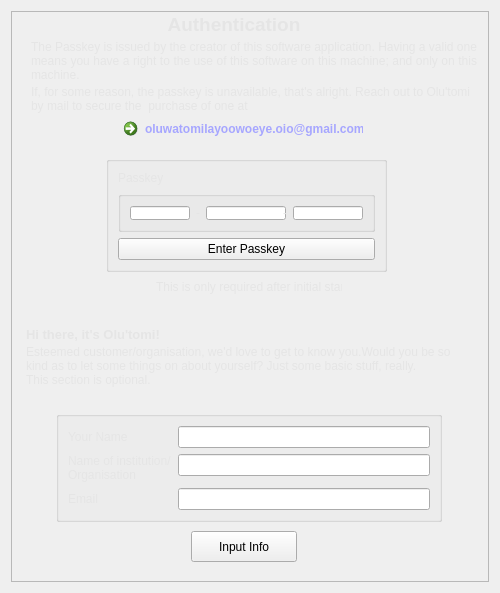
<?xml version="1.0" encoding="UTF-8"?>
<ui version="4.0">
 <class>Form</class>
 <widget class="QWidget" name="Form">
  <property name="geometry">
   <rect>
    <x>0</x>
    <y>0</y>
    <width>500</width>
    <height>593</height>
   </rect>
  </property>
  <property name="minimumSize">
   <size>
    <width>500</width>
    <height>593</height>
   </size>
  </property>
  <property name="maximumSize">
   <size>
    <width>500</width>
    <height>593</height>
   </size>
  </property>
  <property name="windowTitle">
   <string>Form</string>
  </property>
  <property name="styleSheet">
   <string notr="true">QWidget[objectName=&quot;Form&quot;]{
	background:qlineargradient(spread:pad, x1:0.038, y1:0.188, x2:0.968, y2:0.938, stop:0.0180822 rgba(0, 0, 0, 255), stop:0.0763469 rgba(174, 87, 0, 255), stop:0.167614 rgba(0, 0, 0, 255), stop:0.420455 rgba(0, 0, 0, 255), stop:0.670455 rgba(0, 0, 0, 255), stop:0.906246 rgba(0, 0, 0, 255), stop:0.946788 rgba(174, 87, 0, 255), stop:0.988636 rgba(0, 0, 0, 255));
}

QLabel{
	color:#e5e5e5;
}</string>
  </property>
  <layout class="QHBoxLayout" name="horizontalLayout">
   <item>
    <widget class="QFrame" name="main_frame">
     <property name="frameShape">
      <enum>QFrame::StyledPanel</enum>
     </property>
     <property name="frameShadow">
      <enum>QFrame::Raised</enum>
     </property>
     <widget class="QLabel" name="label">
      <property name="geometry">
       <rect>
        <x>130</x>
        <y>-5</y>
        <width>186</width>
        <height>36</height>
       </rect>
      </property>
      <property name="font">
       <font>
        <pointsize>14</pointsize>
        <weight>75</weight>
        <bold>true</bold>
       </font>
      </property>
      <property name="text">
       <string>Authentication</string>
      </property>
      <property name="alignment">
       <set>Qt::AlignCenter</set>
      </property>
     </widget>
     <widget class="QLabel" name="label_2">
      <property name="geometry">
       <rect>
        <x>145</x>
        <y>260</y>
        <width>186</width>
        <height>31</height>
       </rect>
      </property>
      <property name="text">
       <string>This is only required after initial startup</string>
      </property>
     </widget>
     <widget class="QLabel" name="label_8">
      <property name="geometry">
       <rect>
        <x>15</x>
        <y>330</y>
        <width>446</width>
        <height>51</height>
       </rect>
      </property>
      <property name="text">
       <string>&lt;html&gt;&lt;head/&gt;&lt;body&gt;&lt;p&gt;Esteemed customer/organisation, we'd love to get to know you.Would you be so kind as to let some things on about yourself? Just some basic stuff, really.&lt;br/&gt;This section is optional.&lt;/p&gt;&lt;/body&gt;&lt;/html&gt;</string>
      </property>
      <property name="wordWrap">
       <bool>true</bool>
      </property>
     </widget>
     <widget class="QGroupBox" name="groupBox_2">
      <property name="geometry">
       <rect>
        <x>95</x>
        <y>145</y>
        <width>281</width>
        <height>116</height>
       </rect>
      </property>
      <property name="title">
       <string/>
      </property>
      <layout class="QVBoxLayout" name="verticalLayout">
       <item>
        <widget class="QLabel" name="label_3">
         <property name="text">
          <string>Passkey</string>
         </property>
        </widget>
       </item>
       <item>
        <widget class="QGroupBox" name="groupBox">
         <property name="title">
          <string/>
         </property>
         <layout class="QHBoxLayout" name="horizontalLayout_2">
          <item>
           <widget class="QLineEdit" name="lineEdit">
            <property name="minimumSize">
             <size>
              <width>60</width>
              <height>0</height>
             </size>
            </property>
            <property name="maximumSize">
             <size>
              <width>60</width>
              <height>16777215</height>
             </size>
            </property>
            <property name="text">
             <string/>
            </property>
            <property name="maxLength">
             <number>4</number>
            </property>
           </widget>
          </item>
          <item>
           <widget class="QLabel" name="label_5">
            <property name="text">
             <string>-</string>
            </property>
            <property name="alignment">
             <set>Qt::AlignCenter</set>
            </property>
           </widget>
          </item>
          <item>
           <widget class="QLineEdit" name="lineEdit_2">
            <property name="minimumSize">
             <size>
              <width>80</width>
              <height>0</height>
             </size>
            </property>
            <property name="maximumSize">
             <size>
              <width>160</width>
              <height>16777215</height>
             </size>
            </property>
            <property name="maxLength">
             <number>8</number>
            </property>
            <property name="frame">
             <bool>true</bool>
            </property>
            <property name="alignment">
             <set>Qt::AlignCenter</set>
            </property>
           </widget>
          </item>
          <item>
           <widget class="QLabel" name="label_6">
            <property name="text">
             <string>-</string>
            </property>
            <property name="alignment">
             <set>Qt::AlignCenter</set>
            </property>
           </widget>
          </item>
          <item>
           <widget class="QLineEdit" name="lineEdit_3">
            <property name="minimumSize">
             <size>
              <width>70</width>
              <height>0</height>
             </size>
            </property>
            <property name="maximumSize">
             <size>
              <width>70</width>
              <height>16777215</height>
             </size>
            </property>
            <property name="maxLength">
             <number>5</number>
            </property>
           </widget>
          </item>
         </layout>
        </widget>
       </item>
       <item>
        <widget class="QPushButton" name="pushButton">
         <property name="text">
          <string>Enter Passkey</string>
         </property>
        </widget>
       </item>
      </layout>
     </widget>
     <widget class="QLabel" name="label_7">
      <property name="geometry">
       <rect>
        <x>20</x>
        <y>65</y>
        <width>446</width>
        <height>46</height>
       </rect>
      </property>
      <property name="text">
       <string>If, for some reason, the passkey is unavailable, that's alright. Reach out to Olu'tomi by mail to secure the  purchase of one at </string>
      </property>
      <property name="wordWrap">
       <bool>true</bool>
      </property>
     </widget>
     <widget class="QLabel" name="label_9">
      <property name="geometry">
       <rect>
        <x>15</x>
        <y>315</y>
        <width>146</width>
        <height>16</height>
       </rect>
      </property>
      <property name="font">
       <font>
        <pointsize>10</pointsize>
        <weight>75</weight>
        <bold>true</bold>
       </font>
      </property>
      <property name="text">
       <string>Hi there, it's Olu'tomi!</string>
      </property>
     </widget>
     <widget class="QLabel" name="label_4">
      <property name="geometry">
       <rect>
        <x>20</x>
        <y>25</y>
        <width>446</width>
        <height>51</height>
       </rect>
      </property>
      <property name="text">
       <string>&lt;html&gt;&lt;head/&gt;&lt;body&gt;&lt;p align=&quot;justify&quot;&gt;The Passkey is issued by the creator of this software application. Having a valid one means you have a right to the use of this software on this machine; and only on this machine.&lt;/p&gt;&lt;/body&gt;&lt;/html&gt;</string>
      </property>
      <property name="wordWrap">
       <bool>true</bool>
      </property>
     </widget>
     <widget class="QCommandLinkButton" name="commandLinkButton">
      <property name="geometry">
       <rect>
        <x>105</x>
        <y>100</y>
        <width>251</width>
        <height>31</height>
       </rect>
      </property>
      <property name="font">
       <font>
        <family>Segoe UI</family>
        <pointsize>9</pointsize>
       </font>
      </property>
      <property name="styleSheet">
       <string notr="true">QCommandLinkButton{
	color:#a6a6ff;
}</string>
      </property>
      <property name="text">
       <string>oluwatomilayoowoeye.oio@gmail.com</string>
      </property>
     </widget>
     <widget class="QGroupBox" name="groupBox_3">
      <property name="geometry">
       <rect>
        <x>45</x>
        <y>400</y>
        <width>386</width>
        <height>111</height>
       </rect>
      </property>
      <property name="title">
       <string/>
      </property>
      <layout class="QFormLayout" name="formLayout">
       <item row="0" column="0">
        <widget class="QLabel" name="label_10">
         <property name="text">
          <string>Your Name</string>
         </property>
        </widget>
       </item>
       <item row="0" column="1">
        <widget class="QLineEdit" name="lineEdit_4"/>
       </item>
       <item row="1" column="0">
        <widget class="QLabel" name="label_11">
         <property name="text">
          <string>Name of institution/Organisation</string>
         </property>
         <property name="wordWrap">
          <bool>true</bool>
         </property>
        </widget>
       </item>
       <item row="1" column="1">
        <widget class="QLineEdit" name="lineEdit_5"/>
       </item>
       <item row="2" column="0">
        <widget class="QLabel" name="label_12">
         <property name="text">
          <string>Email</string>
         </property>
        </widget>
       </item>
       <item row="2" column="1">
        <widget class="QLineEdit" name="lineEdit_6"/>
       </item>
      </layout>
     </widget>
     <widget class="QPushButton" name="pushButton_2">
      <property name="geometry">
       <rect>
        <x>180</x>
        <y>520</y>
        <width>106</width>
        <height>31</height>
       </rect>
      </property>
      <property name="text">
       <string>Input Info</string>
      </property>
     </widget>
    </widget>
   </item>
  </layout>
 </widget>
 <resources/>
 <connections/>
</ui>
